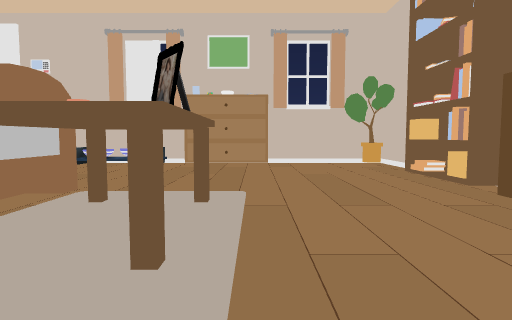
View 1 (above)

14 first-person views from a walk through a Unity game level. The camera is 1.3 m above the floor, tilts 4° down and sees 75° across. The floor is counted in squares, 1.98 m on a side. Each view is taken from the middle of a square. On the plan, view 1 faces up. The plan holds only what a view shows up to about 10 squares ahead; the rest is blank. The place goes on beyond the plan. The player character is not drawn. Some surface patterns are stand-ins.

View 2
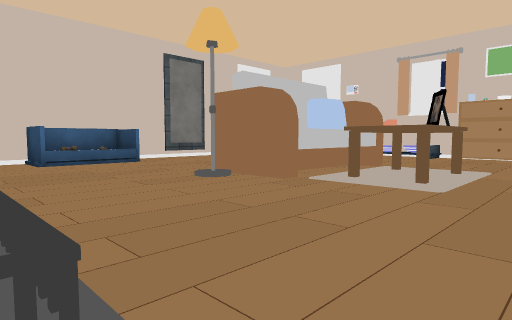

View 3
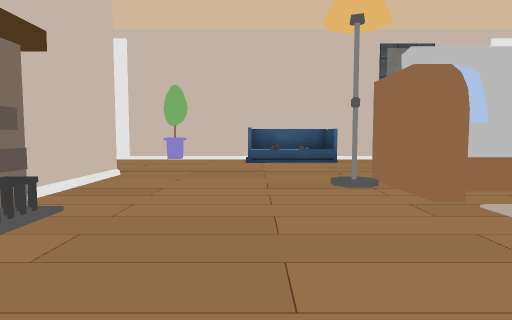

View 4
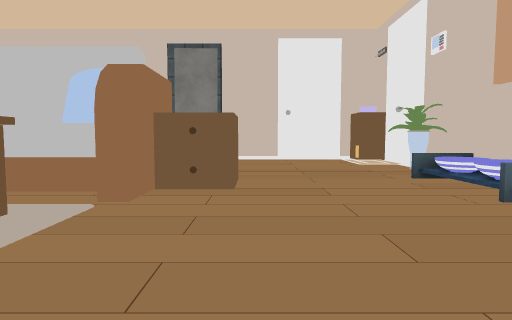

View 5
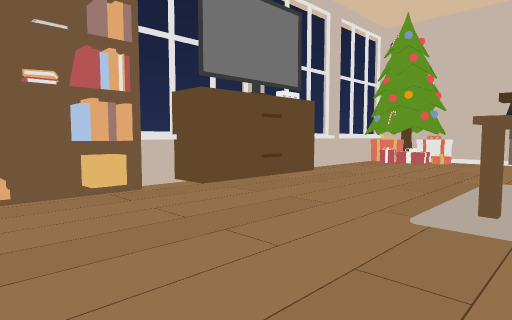

View 6
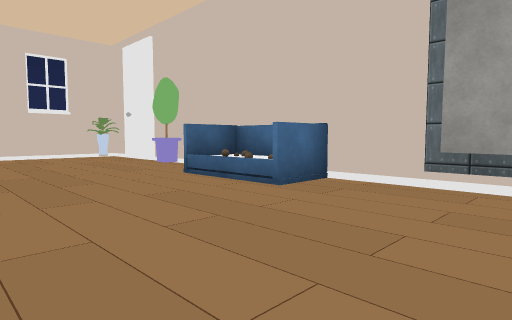

View 7
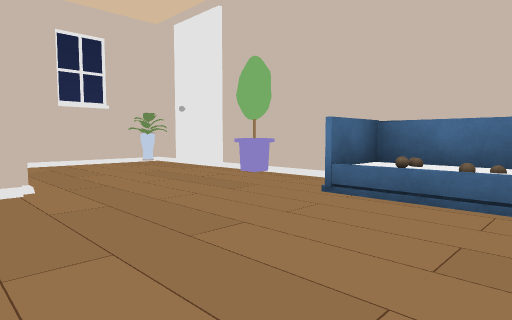

View 8
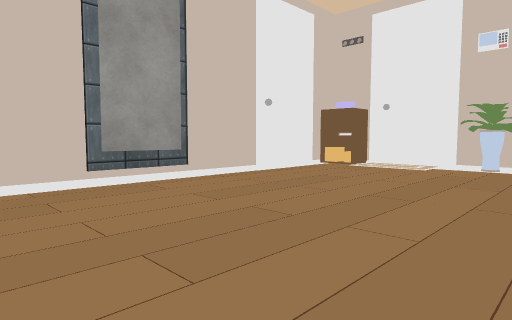

View 9
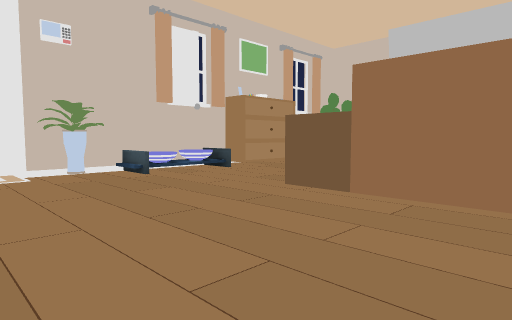

View 10
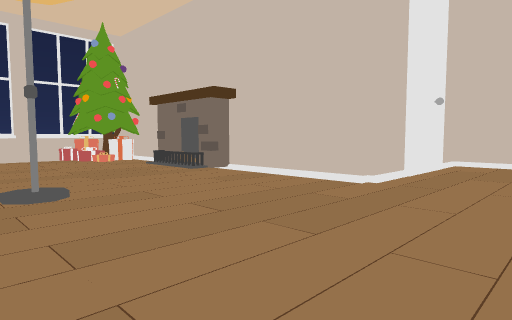

View 11
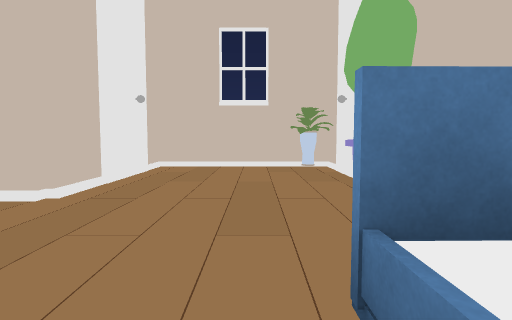

View 12
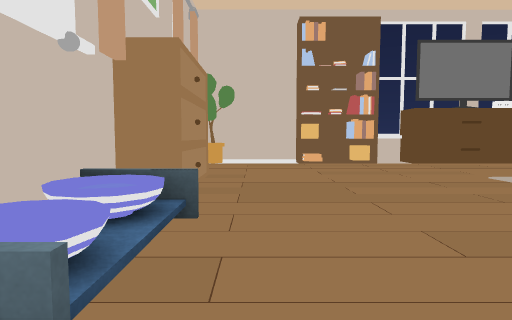

View 13
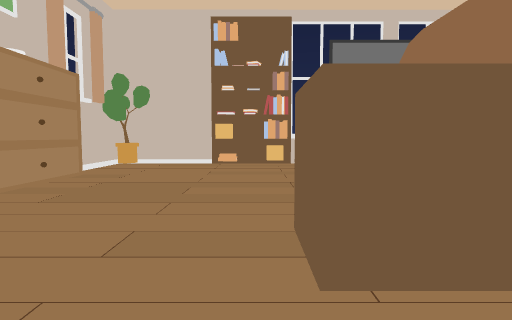

View 14
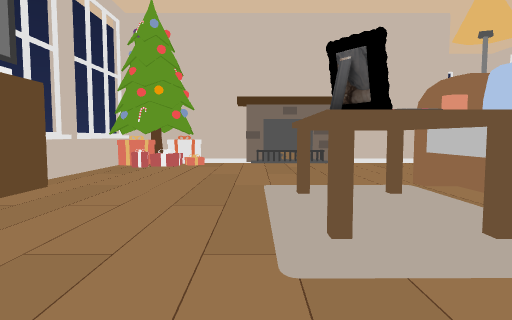

### Floor plan
Key: @ floor where view 1 was taken; # wall or solid block; . floor; / step, stairs or slope; O other object.
Columns run from 9 left of view 1 to 4 right of it. Each row starts with its distance up from view 1.
  9 ##O###O######
  8 #O//O#O.OO..O#
  7 O.//......../#
  6 #...........O
  5 #...........O
  4  .....#......
  3 #.....OOO/..#
  2  .....OOO/..#
  1 ##....OO//..#
  0 #O....O..@..#
 -1 #O..........#
 -2 #..........OO
 -3 #O.....O/O.O#
 -4 #....      ##
 -5 #....
 -6  ...O
 -7 #O..#
 -8 #####

Where each view was taken, in squares from view 1:
view 1: 0 up, 0 right, facing up
view 2: 3 down, 1 right, facing up-left
view 3: 1 down, 1 right, facing left
view 4: 5 up, 1 right, facing left
view 5: 6 up, 1 left, facing down-right
view 6: 4 up, 4 left, facing down-left
view 7: 1 up, 4 left, facing down-left
view 8: 1 up, 4 left, facing up-left
view 9: 2 up, 7 left, facing up-right
view 10: 1 up, 7 left, facing down-right
view 11: 0 up, 7 left, facing down
view 12: 7 up, 5 left, facing right
view 13: 5 up, 5 left, facing right
view 14: 5 up, 0 right, facing down
